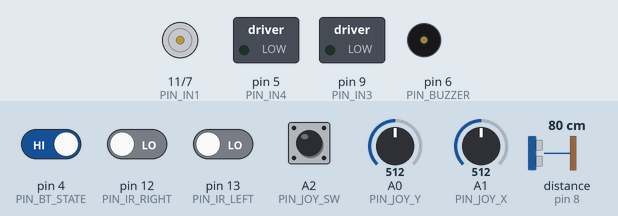
Bench run of a sketch on a simulated Arduino Uno, built with avr-gcc and run on an emulated ATmega328P. Shown: motor-driver pin pairs drawn as motors (green arrow = first pin HIGH = forward, orange = second pin HIGH = backward, longer = more drive), switched loads named in the sketch (green lamp = pin HIGH), buzzer (waves = sounding, pin HIGH). Wiring (inferred from the names in the program): ultrasonic range finder: trigger pin 10; echo pin 8. Inputs (shaded band) come from the test bench; at power-on: A2 (PIN_JOY_SW), pin 4 (PIN_BT_STATE) HIGH, pin 12 (PIN_IR_RIGHT), pin 13 (PIN_IR_LEFT) LOW, distance to the obstacle (sensor on pin 8) 80 cm, A0 (PIN_JOY_Y) = 512, A1 (PIN_JOY_X) = 512. The echo pulse lasts 58.3 µs per cm; pins used as bus, display or sensor lines are not drawn.

Above: at 1.2 s.
1.3 s: distance to the obstacle (sensor on pin 8) set to 44 cm
2.8 s: distance to the obstacle (sensor on pin 8) set to 36 cm
At 2.9 s:
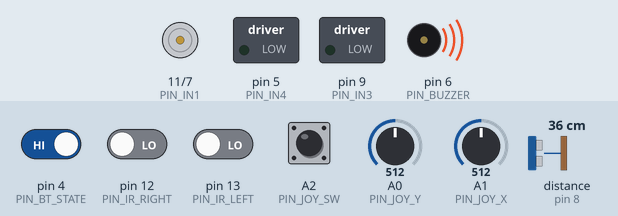
5.8 s: distance to the obstacle (sensor on pin 8) set to 22 cm
At 5.95 s:
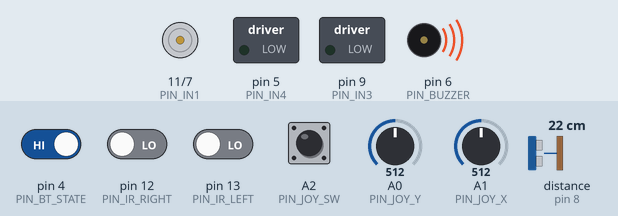
8.8 s: distance to the obstacle (sensor on pin 8) set to 18 cm
At 10.0 s:
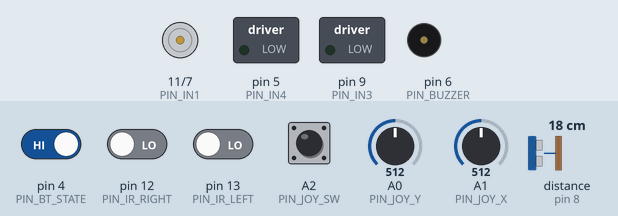
10.3 s: pin 4 (PIN_BT_STATE) driven LOW and pin 12 (PIN_IR_RIGHT) driven HIGH
At 11.1 s:
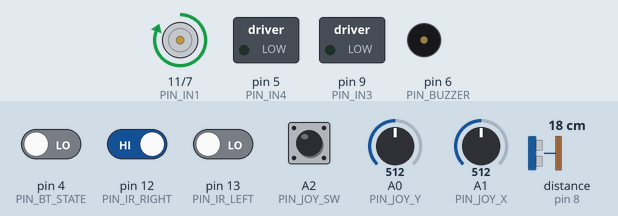
11.8 s: distance to the obstacle (sensor on pin 8) set to 35 cm
At 11.9 s:
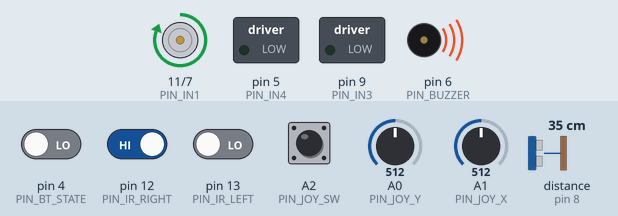
Timing chart, 0 to 15.8 s (numbered marks = the images above; inputs shaded):
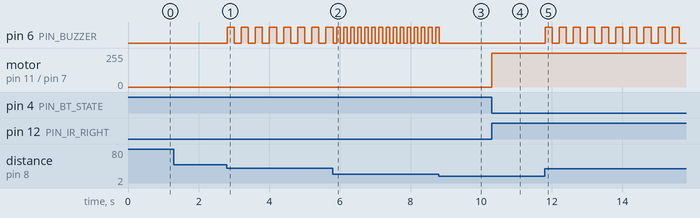

The sketch:

wheelchair.ino
```cpp
/*
 * Automated Wheelchair Prototype - Final Integrated Firmware
 * Hardware Serial configured on D0 (RX) and D1 (TX).
 * Fixed turning logic so Left ('A') pivots left and Right ('D') pivots right.
 */

// --- HARDWARE PIN DEFINITIONS ---
// IR Sensors (Active-LOW: 0 = Obstacle Detected, 1 = Clear)
const int PIN_IR_LEFT  = 13; // Left IR from user's POV
const int PIN_IR_RIGHT = 12; // Right IR from user's POV

// Motor Driver Direction Pins (L298N)
const int PIN_IN1 = 11; // PWM Left Motor Forward
const int PIN_IN2 = 7;  // Left Motor Direction (Reverse)
const int PIN_IN3 = 9;  // PWM Right Motor Forward
const int PIN_IN4 = 5;  // Right Motor Direction (Reverse)

// Ultrasonic Distance Sensor
const int PIN_TRIG = 10;
const int PIN_ECHO = 8;

// Sound Warning
const int PIN_BUZZER = 6;

// HC-05 Bluetooth Module Connection State
const int PIN_BT_STATE = 4; // Data goes via Hardware Serial D0 (RX) and D1 (TX)

// KY-023 2-Axis Joystick Module
const int PIN_JOY_Y  = A0;
const int PIN_JOY_X  = A1;
const int PIN_JOY_SW = A2; // Push button stop

// --- JOYSTICK THRESHOLDS ---
const int JOY_LOW_THRESHOLD  = 200;
const int JOY_HIGH_THRESHOLD = 800;

// Non-blocking timing variables
unsigned long lastUltrasonicTime = 0;
const unsigned long ULTRASONIC_INTERVAL = 50;

unsigned long lastBuzzerToggleTime = 0;
bool buzzerState = LOW;

// Global state variables
float currentDistanceCm = 999.0;
char lastBtCommand = 'X'; // Default to Stop when Bluetooth connects
bool lastBtState = false;

// --- MOTOR CONTROLS ---

void stopMotors() {
  analogWrite(PIN_IN1, 0);
  digitalWrite(PIN_IN2, LOW);
  analogWrite(PIN_IN3, 0);
  digitalWrite(PIN_IN4, LOW);
}

void moveForward(int pwmSpeed) {
  analogWrite(PIN_IN1, pwmSpeed);
  digitalWrite(PIN_IN2, LOW);
  analogWrite(PIN_IN3, pwmSpeed);
  digitalWrite(PIN_IN4, LOW);
}

void moveReverse() {
  analogWrite(PIN_IN1, 0);
  digitalWrite(PIN_IN2, HIGH);
  analogWrite(PIN_IN3, 0);
  digitalWrite(PIN_IN4, HIGH);
}

void turnLeft() {
  // Pivot LEFT: Left Motor OFF, Right Motor ON
  analogWrite(PIN_IN1, 0);
  digitalWrite(PIN_IN2, LOW);
  analogWrite(PIN_IN3, 255);
  digitalWrite(PIN_IN4, LOW);
}

void turnRight() {
  // Pivot RIGHT: Left Motor ON, Right Motor OFF
  analogWrite(PIN_IN1, 255);
  digitalWrite(PIN_IN2, LOW);
  analogWrite(PIN_IN3, 0);
  digitalWrite(PIN_IN4, LOW);
}

// --- SENSORS & ALERTS ---

void updateUltrasonicDistance() {
  unsigned long currentMillis = millis();
  if (currentMillis - lastUltrasonicTime >= ULTRASONIC_INTERVAL) {
    lastUltrasonicTime = currentMillis;

    digitalWrite(PIN_TRIG, LOW);
    delayMicroseconds(2);
    digitalWrite(PIN_TRIG, HIGH);
    delayMicroseconds(10);
    digitalWrite(PIN_TRIG, LOW);

    long duration = pulseIn(PIN_ECHO, HIGH, 25000);
    if (duration == 0) {
      currentDistanceCm = 999.0;
    } else {
      currentDistanceCm = duration / 58.0;
    }
  }
}

void updateBuzzer(float distance) {
  unsigned long currentMillis = millis();
  int toggleInterval = 0;

  if (distance > 30.0 && distance < 40.0) {
    toggleInterval = 200;
  } else if (distance > 20.0 && distance < 30.0) {
    toggleInterval = 100;
  } else {
    toggleInterval = 0;
  }

  if (toggleInterval == 0) {
    buzzerState = LOW;
    digitalWrite(PIN_BUZZER, LOW);
  } else {
    if (currentMillis - lastBuzzerToggleTime >= (unsigned long)toggleInterval) {
      lastBuzzerToggleTime = currentMillis;
      buzzerState = !buzzerState;
      digitalWrite(PIN_BUZZER, buzzerState ? HIGH : LOW);
    }
  }
}

// --- INITIALIZATION ---

void setup() {
  pinMode(PIN_IR_LEFT, INPUT);
  pinMode(PIN_IR_RIGHT, INPUT);

  pinMode(PIN_IN1, OUTPUT);
  pinMode(PIN_IN2, OUTPUT);
  pinMode(PIN_IN3, OUTPUT);
  pinMode(PIN_IN4, OUTPUT);

  pinMode(PIN_TRIG, OUTPUT);
  pinMode(PIN_ECHO, INPUT);

  pinMode(PIN_BUZZER, OUTPUT);
  pinMode(PIN_BT_STATE, INPUT);
  pinMode(PIN_JOY_SW, INPUT_PULLUP);

  // Initialize Hardware Serial for HC-05 (D0 RX, D1 TX)
  Serial.begin(9600);

  bool btConnected = (digitalRead(PIN_BT_STATE) == HIGH);
  lastBtState = btConnected;

  if (!btConnected) {
    moveForward(255);
  } else {
    stopMotors();
  }
}

// --- MAIN CONTROL LOOP ---

void loop() {
  bool btConnected = (digitalRead(PIN_BT_STATE) == HIGH);

  // Check Bluetooth Connection State Transition
  if (btConnected && !lastBtState) {
    lastBtCommand = 'X'; // Force stop as soon as connection is established
  }
  lastBtState = btConnected;

  // Read incoming Bluetooth characters over Hardware Serial (D0/D1)
  while (Serial.available() > 0) {
    char c = Serial.read();

    // Auto-convert lowercase inputs (w, a, s, d, x) to uppercase
    if (c >= 'a' && c <= 'z') {
      c = c - 32;
    }

    // Filter out white space and newlines
    if (c == 'W' || c == 'A' || c == 'S' || c == 'D' || c == 'X') {
      lastBtCommand = c;
    }
  }

  // Refresh non-blocking sensors
  updateUltrasonicDistance();
  updateBuzzer(currentDistanceCm);

  // Read hardware inputs
  bool leftIrObstacle  = (digitalRead(PIN_IR_LEFT) == LOW);
  bool rightIrObstacle = (digitalRead(PIN_IR_RIGHT) == LOW);
  bool joyStopPressed  = (digitalRead(PIN_JOY_SW) == LOW);

  int joyX = analogRead(PIN_JOY_X);
  int joyY = analogRead(PIN_JOY_Y);

  char desiredCommand = 'X';

  if (btConnected) {
    // Bluetooth mode
    desiredCommand = lastBtCommand;
  } else {
    // Joystick Mode (When Bluetooth is disconnected)
    if (joyY < JOY_LOW_THRESHOLD) {
      desiredCommand = 'W'; // Forward
    } else if (joyY > JOY_HIGH_THRESHOLD) {
      desiredCommand = 'S'; // Reverse
    } else if (joyX < JOY_LOW_THRESHOLD) {
      desiredCommand = 'D'; // Swap direction mapping to match wheelchair movement
    } else if (joyX > JOY_HIGH_THRESHOLD) {
      desiredCommand = 'A'; // Swap direction mapping to match wheelchair movement
    } else {
      desiredCommand = 'W'; // Default movement when joystick is idle
    }
  }

  // --- SAFETY HIERARCHY EVALUATION ---

  // Priority 1: Emergency Stop (Button pressed or BT 'X')
  if (joyStopPressed || (btConnected && desiredCommand == 'X')) {
    stopMotors();
    return;
  }

  // Priority 2: Both IR sensors detect an obstacle simultaneously
  if (leftIrObstacle && rightIrObstacle) {
    stopMotors();
    return;
  }

  // Priority 3: Directional IR Obstacle Overrides
  // If Right IR sees an obstacle, pivot Left
  if (rightIrObstacle) {
    turnLeft();
    return;
  }
  // If Left IR sees an obstacle, pivot Right
  if (leftIrObstacle) {
    turnRight();
    return;
  }

  // Priority 4: Reverse Movement (Allowed even if an obstacle is in front)
  if (desiredCommand == 'S') {
    moveReverse();
    return;
  }

  // Priority 5: User Turning Commands
  if (desiredCommand == 'A') {
    turnLeft();
    return;
  }
  if (desiredCommand == 'D') {
    turnRight();
    return;
  }

  // Priority 6: Forward Drive (Ultrasonic distance stops or scales speed)
  if (desiredCommand == 'W') {
    if (currentDistanceCm <= 20.0) {
      stopMotors(); // Block ONLY forward movement if front distance <= 20 cm
    } else if (currentDistanceCm > 30.0 && currentDistanceCm < 40.0) {
      moveForward(190);
    } else if (currentDistanceCm > 20.0 && currentDistanceCm <= 30.0) {
      moveForward(120);
    } else {
      moveForward(255);
    }
    return;
  }

  stopMotors();
}
```

Measured:
- the behaviour switches between 41 and 40 cm on distance to the obstacle (sensor on pin 8) (found by bisection; images 0 and 1)
- the behaviour switches between 21 and 20 cm on distance to the obstacle (sensor on pin 8) (found by bisection; images 2 and 3)
- after the input at 1.3 s, every drawn part: stays the same
- after the input at 2.8 s, pin 6 (PIN_BUZZER): alternates HIGH for 0.20 s and LOW for 0.20 s, starting at once
- after the input at 5.8 s, pin 6 (PIN_BUZZER): alternates HIGH for 0.10 s and LOW for 0.10 s, starting after 0.11 s
- after the input at 8.8 s, pin 6 (PIN_BUZZER): goes on until 8.8 s, then stays LOW
- after the input at 10.3 s, motor on pin 11 (PIN_IN1) / pin 7 (PIN_IN2): stopped → forward 255/255 at once
- after the input at 11.8 s, pin 6 (PIN_BUZZER): alternates HIGH for 0.20 s and LOW for 0.20 s, starting at once
